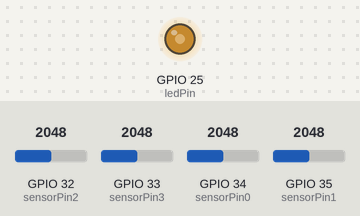
Bench run of a sketch on a simulated ESP32. Parts: output pins drawn as LEDs (lit = HIGH). The inputs (shaded band) are chosen by the test bench; at power-on: GPIO 32 (sensorPin2) = 2048, GPIO 33 (sensorPin3) = 2048, GPIO 34 (sensorPin0) = 2048, GPIO 35 (sensorPin1) = 2048. WiFi joins after 1.5 s; servers stay silent unless stated; what the sketch prints to the serial monitor is not drawn.

Above: at 2.7 s.
2.8 s: GPIO 32 (sensorPin2) set to 1228
At 2.96 s:
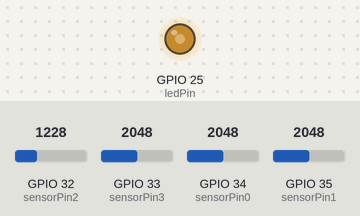
5.8 s: GPIO 33 (sensorPin3) set to 1228
At 6.17 s:
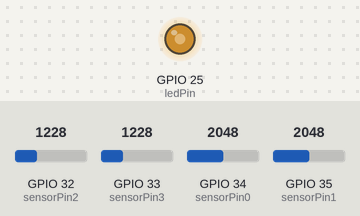
8.8 s: GPIO 34 (sensorPin0) set to 1228
At 8.98 s:
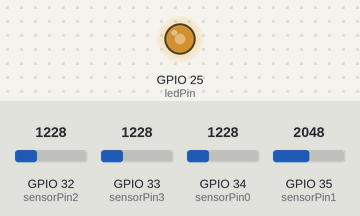
11.8 s: GPIO 35 (sensorPin1) set to 122
At 14.1 s:
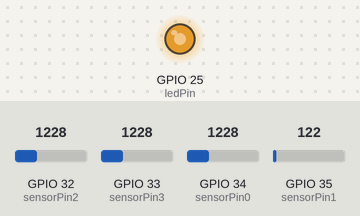
14.8 s: GPIO 35 (sensorPin1) set to 3972
At 17.6 s:
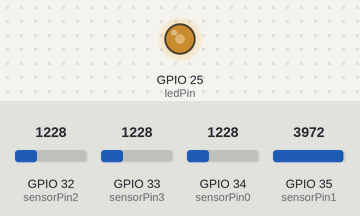
Timing chart, 0 to 18.8 s (numbered marks = the images above; inputs shaded):
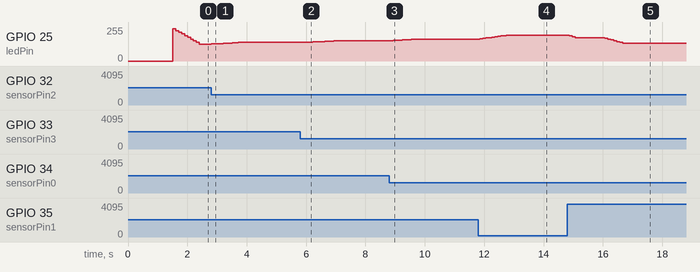

The sketch:

POD-Unit_Main_PhotoAI_v001.ino
```cpp
#include <WiFi.h>
#include <FirebaseESP32.h>

// Настройки WiFi
const char* ssid = "MEO-2hzF96460";
const char* password = "FpxA9bv8";

// Настройки Firebase
#define FIREBASE_HOST "booking-ee47f-default-rtdb.europe-west1.firebasedatabase.app"
#define FIREBASE_AUTH "m3uCFaiui2EXuQdpZGuuIgwgarKXH5lojbhUgF5b"

// Уникальное имя устройства
const String device_id = "Pod_01_base_01";

// Пины датчиков (4 датчика света)
const int sensorPin0 = 34;
const int sensorPin1 = 35;
const int sensorPin2 = 32;
const int sensorPin3 = 33;

// Пин LED (PWM)
const int ledPin = 25;

// Буфер для среднего (4 датчика, 10 показаний каждый)
const int buffer_size = 10;
int buffer0[buffer_size];
int buffer1[buffer_size];
int buffer2[buffer_size];
int buffer3[buffer_size];
int buffer_index = 0;

// Объект Firebase
FirebaseData firebase;

void setup() {
  // Запуск serial для отладки
  Serial.begin(115200);

  // Подключение к WiFi
  WiFi.begin(ssid, password);
  while (WiFi.status() != WL_CONNECTED) {
    delay(500);
    Serial.print(".");
  }
  Serial.println("WiFi connected");

  // Запуск Firebase
  Firebase.begin(FIREBASE_HOST, FIREBASE_AUTH);

  // Установка пинов датчиков как вход
  pinMode(sensorPin0, INPUT);
  pinMode(sensorPin1, INPUT);
  pinMode(sensorPin2, INPUT);
  pinMode(sensorPin3, INPUT);

  // Установка пина LED как PWM
  ledcSetup(0, 5000, 8);  // Канал 0, 5kHz, 8-бит
  ledcAttachPin(ledPin, 0);

  // Заполнение буфера нулями
  int i;
  for (i = 0; i < buffer_size; i++) {
    buffer0[i] = 0;
    buffer1[i] = 0;
    buffer2[i] = 0;
    buffer3[i] = 0;
  }
}

void loop() {
  // Чтение датчиков и обновление буфера
  buffer0[buffer_index] = analogRead(sensorPin0);
  buffer1[buffer_index] = analogRead(sensorPin1);
  buffer2[buffer_index] = analogRead(sensorPin2);
  buffer3[buffer_index] = analogRead(sensorPin3);

  // Перемещение индекса
  buffer_index = buffer_index + 1;
  if (buffer_index >= buffer_size) {
    buffer_index = 0;
  }

  // Вычисление среднего для каждого датчика
  int sum0 = 0;
  int sum1 = 0;
  int sum2 = 0;
  int sum3 = 0;

  int j;
  for (j = 0; j < buffer_size; j++) {
    sum0 = sum0 + buffer0[j];
    sum1 = sum1 + buffer1[j];
    sum2 = sum2 + buffer2[j];
    sum3 = sum3 + buffer3[j];
  }

  int sensor_avg_0 = sum0 / buffer_size;
  int sensor_avg_1 = sum1 / buffer_size;
  int sensor_avg_2 = sum2 / buffer_size;
  int sensor_avg_3 = sum3 / buffer_size;

  // Общее среднее
  int avg = (sensor_avg_0 + sensor_avg_1 + sensor_avg_2 + sensor_avg_3) / 4;

  // Установка яркости (просто: больше света = меньше LED)
  int brightness = 0;
  if (avg <= 4095) {
    brightness = (4095 - avg) * 255 / 4095;
  }
  ledcWrite(0, brightness);

  // Отправка в Firebase каждые 5 секунд
  static unsigned long last_send = 0;
  unsigned long now = millis();
  if (now - last_send > 5000) {
    String base_path = "devices/" + device_id + "/";

    Firebase.setFloat(firebase, base_path + "avg_light", avg);
    Firebase.setInt(firebase, base_path + "brightness", brightness);
    Firebase.setLong(firebase, base_path + "timestamp", now / 1000);

    String sensor_path = base_path + "sensors/";
    Firebase.setInt(firebase, sensor_path + "sensor0", sensor_avg_0);
    Firebase.setInt(firebase, sensor_path + "sensor1", sensor_avg_1);
    Firebase.setInt(firebase, sensor_path + "sensor2", sensor_avg_2);
    Firebase.setInt(firebase, sensor_path + "sensor3", sensor_avg_3);

    last_send = now;
  }

  // Маленькая задержка
  delay(100);
}
```

Measured:
- after the input at 2.8 s, GPIO 25 (ledPin): moves from 127/255 to 139/255 over 0.90 s, starting at once
- after the input at 5.8 s, GPIO 25 (ledPin): moves from 139/255 to 152/255 over 0.90 s, starting after 0.22 s
- after the input at 8.8 s, GPIO 25 (ledPin): moves from 152/255 to 164/255 over 0.90 s, starting at once
- after the input at 11.8 s, GPIO 25 (ledPin): moves from 164/255 to 194/255 over 0.90 s, starting after 0.05 s
- after the input at 14.8 s, GPIO 25 (ledPin): moves from 194/255 to 134/255 over 1.8 s, starting after 0.06 s
